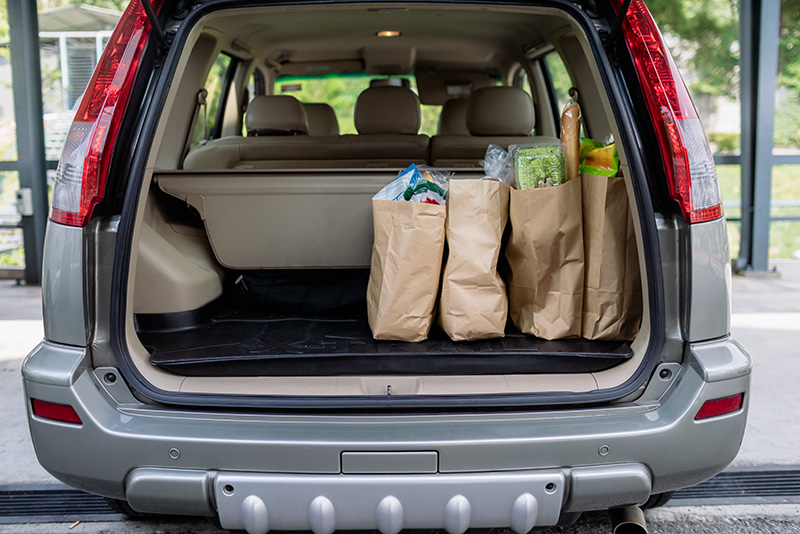
#> input picture Frontier-Model-run-polyglot/scripts/TruthGPT-main/benchmarking_framework/sam3-main/assets/images/groceries.jpg, 800 x 534 px
$ python -i image_analysis_utils.py   (imports and definitions only)   (older library calls are emulated)
#> lines starting #> are read from the running program, lines starting #| are printed output that depends on the picture
#> in analyze_image_characteristics, pil_image is the input picture: PIL image 800x534 RGB; mean R, G, B 109.5, 105.7, 102.9
### agents/backend/onyx/server/features/image_upscaling_ai/models/helpers/quality_calculator_utils.py
"""
Quality Calculator Utilities
============================

Utilities for calculating quality metrics for images.
"""

import logging
import numpy as np
from PIL import Image

try:
    import cv2
    CV2_AVAILABLE = True
except ImportError:
    CV2_AVAILABLE = False

from .metrics_utils import QualityMetrics

logger = logging.getLogger(__name__)


class QualityCalculator:
    """Calculator for image quality metrics."""

    @staticmethod
    def calculate_quality_metrics(image: Image.Image) -> QualityMetrics:
        """
        Calculate quality metrics for an image.

        Args:
            image: Input image

        Returns:
            QualityMetrics object
        """
        img_array = np.array(image)

        # Convert to grayscale for analysis
        if len(img_array.shape) == 3:
            gray = np.mean(img_array, axis=2)
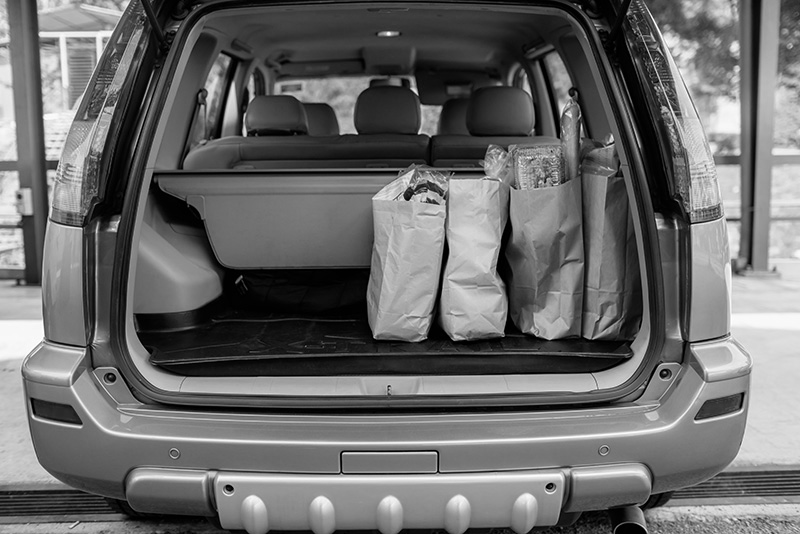
#> gray: shape (534, 800) float64; min 0, max 255, mean 106.1
        else:
            gray = img_array

        # Calculate sharpness (variance of Laplacian)
        try:
            if CV2_AVAILABLE:
                laplacian = cv2.Laplacian(gray.astype(np.float32), cv2.CV_64F)
                sharpness = float(np.var(laplacian))
            else:
                # Fallback: gradient-based sharpness
                grad_x = np.gradient(gray.astype(float), axis=1)
                grad_y = np.gradient(gray.astype(float), axis=0)
                sharpness = float(np.var(grad_x) + np.var(grad_y))
        except Exception:
            sharpness = 0.0

        # Calculate contrast (standard deviation)
        contrast = float(np.std(gray))
#> contrast = 64.31

        # Calculate brightness (mean)
        brightness = float(np.mean(gray))
#> brightness = 106.1

        # Estimate noise level (variance in smooth regions)
        try:
            if CV2_AVAILABLE:
                # Use median filter to estimate noise
                median = cv2.medianBlur(gray.astype(np.uint8), 5)
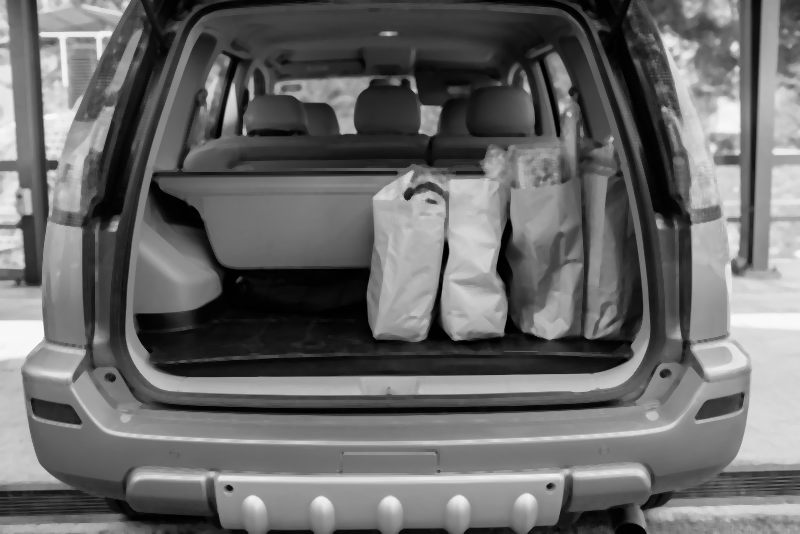
#> median: shape (534, 800); min 0, max 249, mean 105.3
                noise = float(np.std(gray.astype(float) - median.astype(float)))
#> noise = 12.57
            else:
                noise = contrast * 0.1  # Rough estimate
        except Exception:
            noise = 0.0

        # Estimate artifacts (edge artifacts in upscaled images)
        artifact_count = 0.0
        try:
            if CV2_AVAILABLE:
                # Detect edges and check for artifacts
                edges = cv2.Canny(gray.astype(np.uint8), 50, 150)
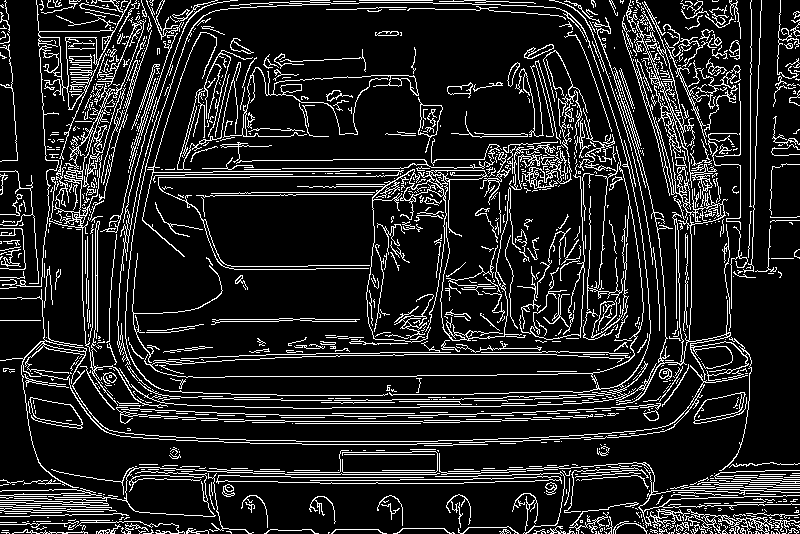
#> edges: shape (534, 800); 13.7% white in thin lines or dots
                artifact_count = float(np.sum(edges > 0) / edges.size)
#> artifact_count = 0.137
        except Exception:
            artifact_count = 0.0

        # Overall quality score (normalized 0-1)
        sharpness_norm = min(1.0, sharpness / 1000.0)
        contrast_norm = min(1.0, contrast / 50.0)
#> contrast_norm = 1
        brightness_norm = min(1.0, abs(brightness - 128) / 128.0)
#> brightness_norm = 0.171
        noise_norm = max(0.0, 1.0 - (noise / 20.0))
#> noise_norm = 0.372
        artifact_norm = max(0.0, 1.0 - artifact_count)
#> artifact_norm = 0.863

        overall_quality = (
            sharpness_norm * 0.3 +
            contrast_norm * 0.2 +
            brightness_norm * 0.1 +
            noise_norm * 0.2 +
            artifact_norm * 0.2
        )
#> overall_quality = 0.464

        return QualityMetrics(
            sharpness=sharpness,
            contrast=contrast,
            brightness=brightness,
            noise_level=noise,
            artifact_count=artifact_count,
            overall_quality=overall_quality
        )

### agents/backend/onyx/server/features/image_upscaling_ai/models/helpers/image_analysis_utils.py
"""
Image Analysis Utilities
========================

Utilities for analyzing image characteristics.
"""

import logging
import numpy as np
from typing import Dict, Any, Union
from pathlib import Path
from PIL import Image

try:
    import cv2
    CV2_AVAILABLE = True
except ImportError:
    CV2_AVAILABLE = False

from .quality_calculator_utils import QualityCalculator

logger = logging.getLogger(__name__)


class ImageAnalysisUtils:
    """Utilities for image analysis."""

    @staticmethod
    def analyze_image_characteristics(
        image: Union[Image.Image, str, Path]
    ) -> Dict[str, Any]:
        """
        Analyze image characteristics for optimal processing.

        Args:
            image: Input image

        Returns:
            Dictionary with image characteristics
        """
        if isinstance(image, (str, Path)):
            pil_image = Image.open(image).convert("RGB")
        else:
            pil_image = image.convert("RGB")

        img_array = np.array(pil_image)

        # Basic metrics
        quality = QualityCalculator.calculate_quality_metrics(pil_image)

        # Color analysis
        if len(img_array.shape) == 3:
            mean_color = np.mean(img_array, axis=(0, 1))
#> mean_color = [109.5, 105.7, 102.9]
            std_color = np.std(img_array, axis=(0, 1))
#> std_color = [65.45, 66.1, 66.26]
            color_variance = np.var(img_array, axis=(0, 1))
#> color_variance = [4283.5, 4369.7, 4390.1]
        else:
            mean_color = np.mean(img_array)
            std_color = np.std(img_array)
            color_variance = np.var(img_array)

        # Histogram analysis
        if len(img_array.shape) == 3:
            gray = np.mean(img_array, axis=2).astype(np.uint8)
        else:
            gray = img_array.astype(np.uint8)

        hist, bins = np.histogram(gray.flatten(), 256, [0, 256])
#> hist = 256 values, max 3961 at index 1, min 17 at index 255, mean 1668.8; bins = 257 values from 0 to 256
        hist_normalized = hist / hist.sum()
#> hist_normalized = 256 values, max 0.00927 at index 1, min 3.98e-05 at index 255, mean 0.00391

        # Calculate histogram metrics
        brightness_peak = np.argmax(hist_normalized)
#> brightness_peak = 1
        contrast_range = np.percentile(gray, 95) - np.percentile(gray, 5)
#> contrast_range = 208

        # Edge density
        edge_density = 0.0
        if CV2_AVAILABLE:
            try:
                edges = cv2.Canny(gray, 50, 150)
                edge_density = np.sum(edges > 0) / edges.size
#> edge_density = 0.137
            except Exception:
                edge_density = 0.0

        return {
            "quality_metrics": {
                "overall_quality": quality.overall_quality,
                "sharpness": quality.sharpness,
                "contrast": quality.contrast,
                "brightness": quality.brightness,
                "noise_level": quality.noise_level,
                "artifact_count": quality.artifact_count,
            },
            "color_analysis": {
                "mean_color": mean_color.tolist() if isinstance(mean_color, np.ndarray) else float(mean_color),
                "std_color": std_color.tolist() if isinstance(std_color, np.ndarray) else float(std_color),
                "color_variance": color_variance.tolist() if isinstance(color_variance, np.ndarray) else float(color_variance),
            },
            "histogram_analysis": {
                "brightness_peak": int(brightness_peak),
                "contrast_range": float(contrast_range),
                "histogram": hist_normalized.tolist(),
            },
            "edge_analysis": {
                "edge_density": float(edge_density),
            },
            "recommendations": {
                "needs_contrast_enhancement": quality.contrast < 30,
                "needs_sharpening": quality.sharpness < 500,
                "needs_noise_reduction": quality.noise_level > 15,
                "needs_color_enhancement": np.mean(std_color) < 20 if isinstance(std_color, np.ndarray) else std_color < 20,
            }
        }

>>> result = ImageAnalysisUtils().analyze_image_characteristics('../../../../../../../../Frontier-Model-run-polyglot/scripts/TruthGPT-main/benchmarking_framework/sam3-main/assets/images/groceries.jpg')
#> result = 5 items

$ run again, on Frontier-Model-run-polyglot/scripts/TruthGPT-main/benchmarking_framework/sam3-main/assets/images/test_image.jpg
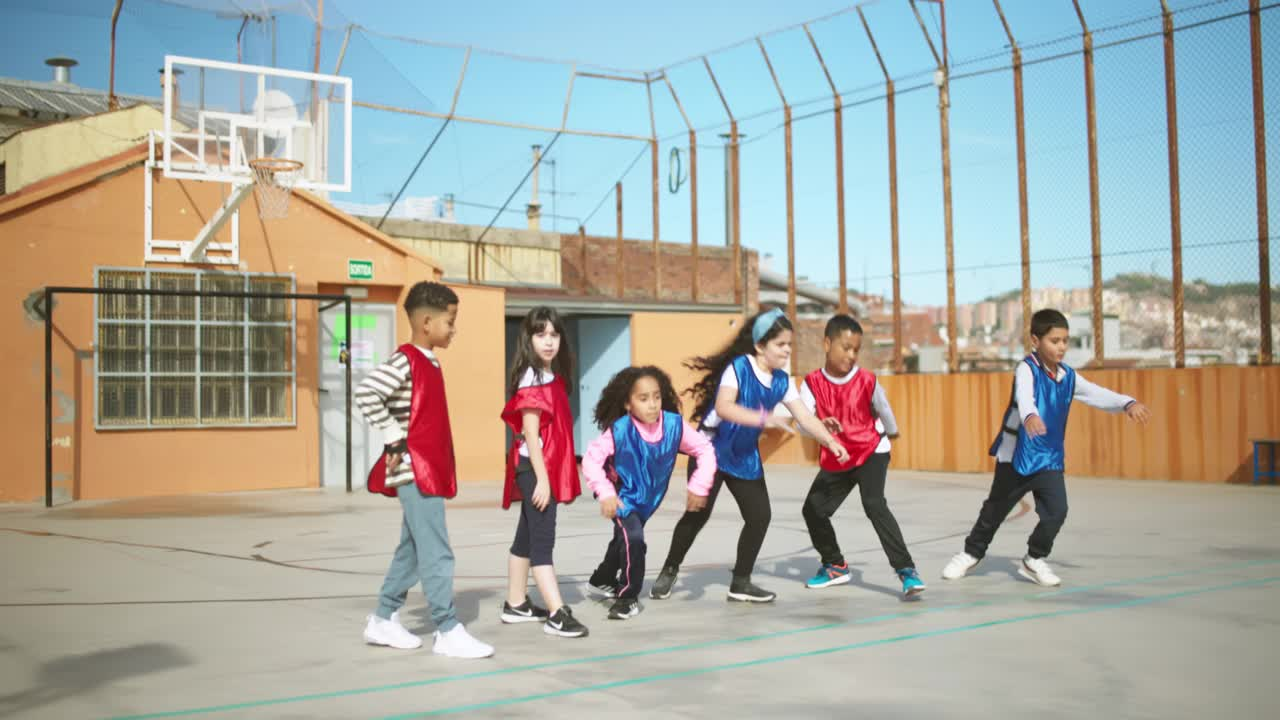
#> input picture Frontier-Model-run-polyglot/scripts/TruthGPT-main/benchmarking_framework/sam3-main/assets/images/test_image.jpg, 1280 x 720 px
#> in analyze_image_characteristics, pil_image is the input picture: PIL image 1280x720 RGB; mean R, G, B 166.8, 168.4, 160.6
#> in calculate_quality_metrics, `gray = np.mean(img_array, axis=2)`:
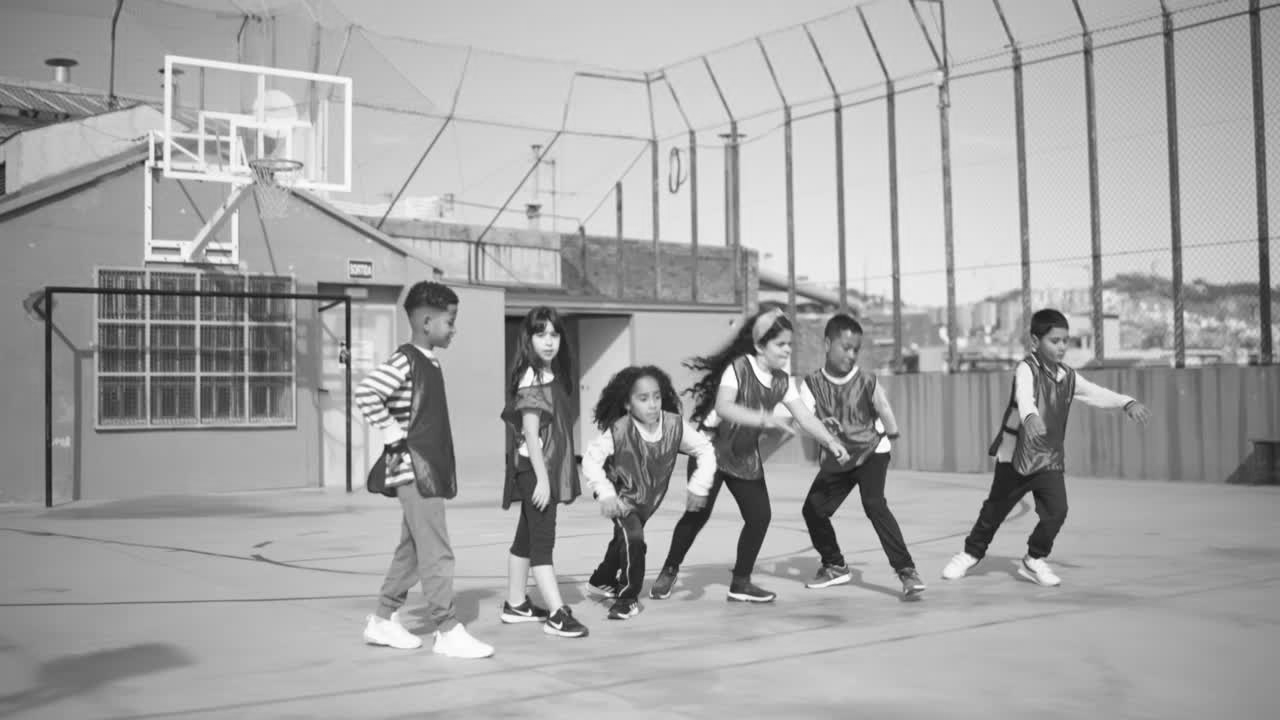
#> gray: shape (720, 1280) float64; min 18.33, max 255, mean 165.3
#> contrast = 44.68
#> brightness = 165.3
#> noise = 5.14
#> in calculate_quality_metrics, `edges = cv2.Canny(gray.astype(np.uint8), 50, 150)`:
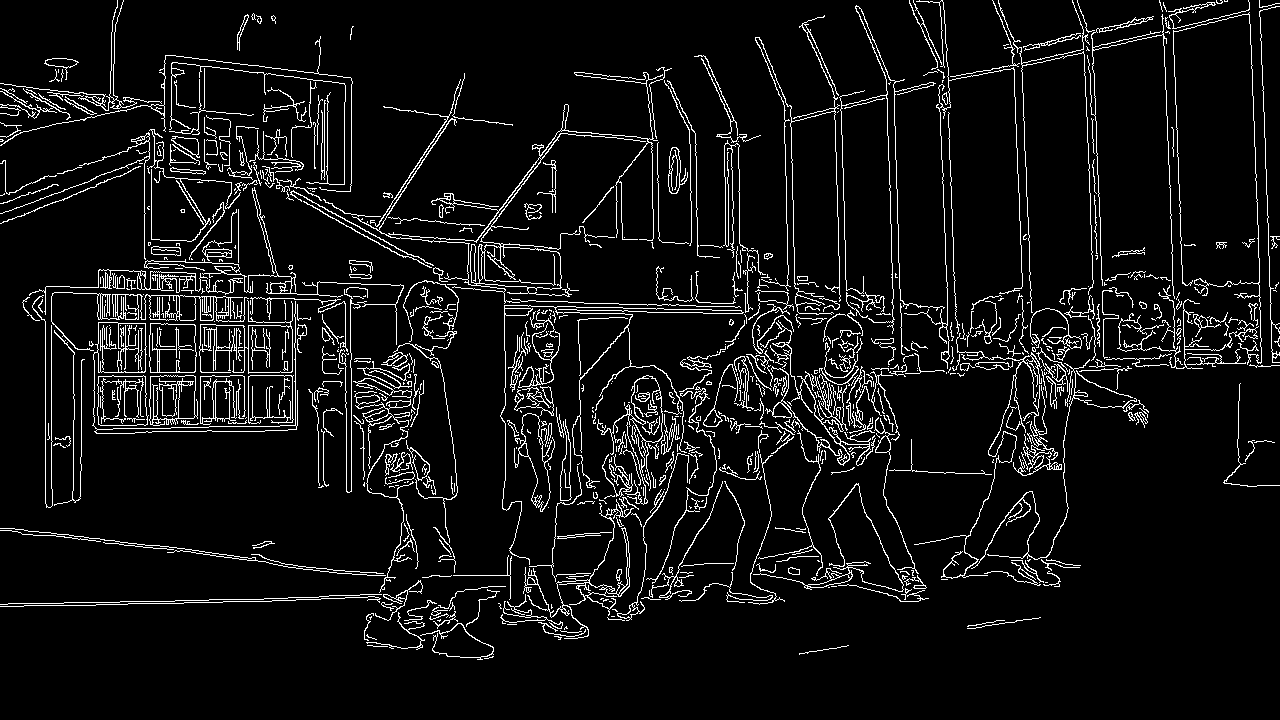
#> edges: shape (720, 1280); 6.9% white in thin lines or dots
#> artifact_count = 0.0686
#> contrast_norm = 0.894
#> brightness_norm = 0.291
#> noise_norm = 0.743
#> artifact_norm = 0.931
#> overall_quality = 0.543
#> mean_color = [166.8, 168.4, 160.6]
#> std_color = [43.51, 49.54, 60.67]
#> color_variance = [1893.5, 2454.5, 3680.3]
#> hist = 256 values, max 12452 at index 196, min 0 at index 0, mean 3600; bins = 257 values from 0 to 256
#> hist_normalized = 256 values, max 0.0135 at index 196, min 0 at index 0, mean 0.00391
#> brightness_peak = 196
#> contrast_range = 151
#> edge_density = 0.0686
#> result = 5 items

$ run again, on Frontier-Model-run-polyglot/scripts/TruthGPT-main/benchmarking_framework/sam3-main/assets/images/truck.jpg
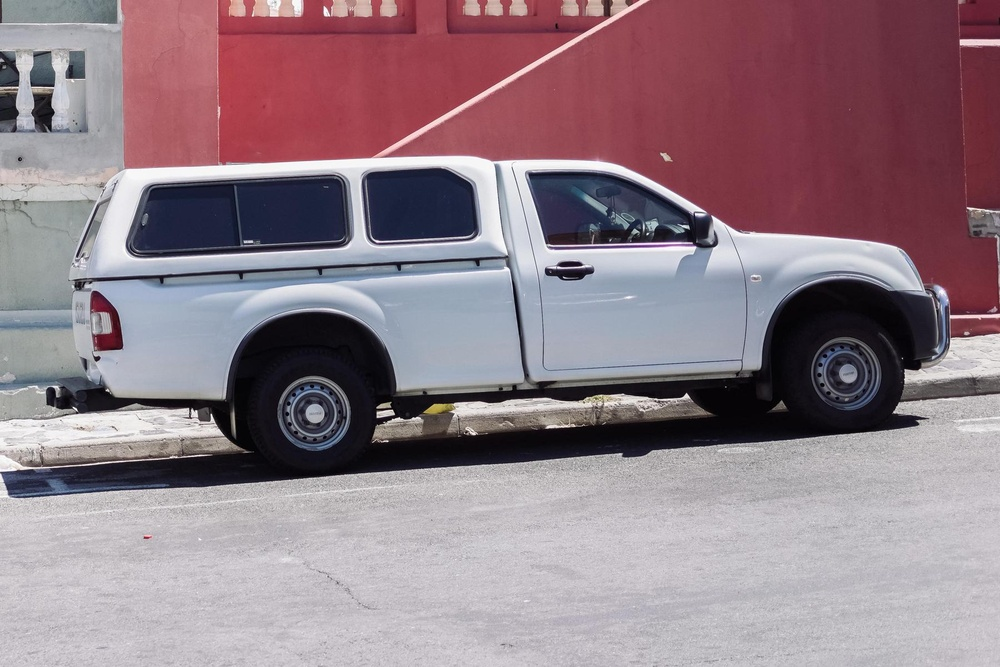
#> input picture Frontier-Model-run-polyglot/scripts/TruthGPT-main/benchmarking_framework/sam3-main/assets/images/truck.jpg, 1000 x 667 px, shrunk from 1800 x 1200 before the run
#> in analyze_image_characteristics, pil_image is the input picture: PIL image 1000x667 RGB; mean R, G, B 145.8, 126.5, 135.2
#> in calculate_quality_metrics, `gray = np.mean(img_array, axis=2)`:
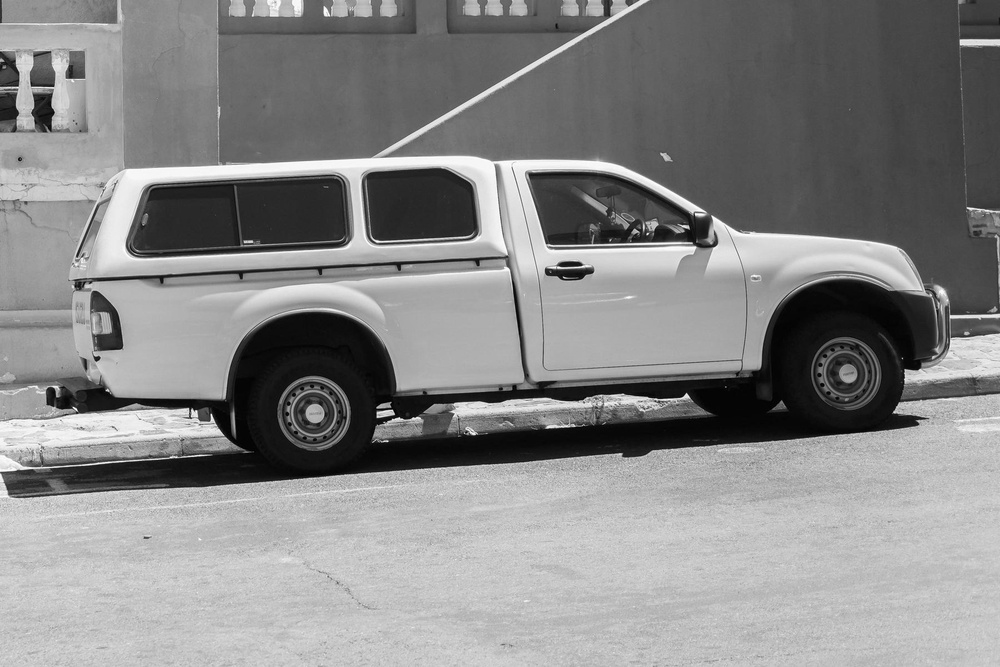
#> gray: shape (667, 1000) float64; min 0, max 255, mean 135.8
#> contrast = 65.16
#> brightness = 135.8
#> noise = 9.87
#> in calculate_quality_metrics, `edges = cv2.Canny(gray.astype(np.uint8), 50, 150)`:
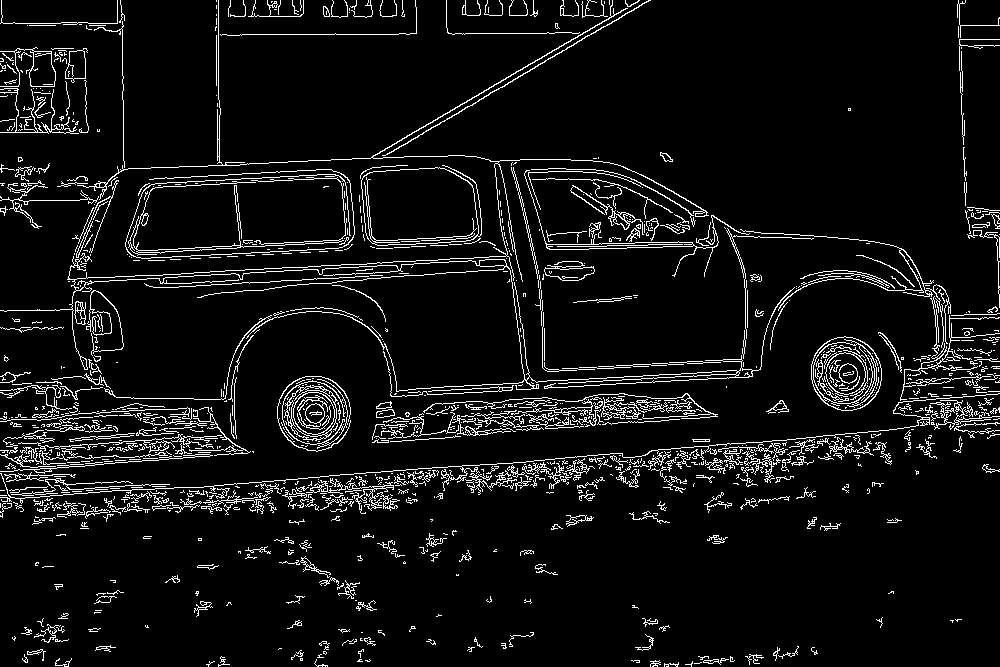
#> edges: shape (667, 1000); 6.7% white in thin lines or dots
#> artifact_count = 0.0669
#> contrast_norm = 1
#> brightness_norm = 0.0611
#> noise_norm = 0.507
#> artifact_norm = 0.933
#> overall_quality = 0.494
#> mean_color = [145.8, 126.5, 135.2]
#> std_color = [62.22, 70.52, 68.13]
#> color_variance = [3871.7, 4973.6, 4642.2]
#> hist = 256 values, max 9958 at index 196, min 1 at index 255, mean 2605.5; bins = 257 values from 0 to 256
#> hist_normalized = 256 values, max 0.0149 at index 196, min 1.5e-06 at index 255, mean 0.00391
#> brightness_peak = 196
#> edge_density = 0.0669
#> result = 5 items
